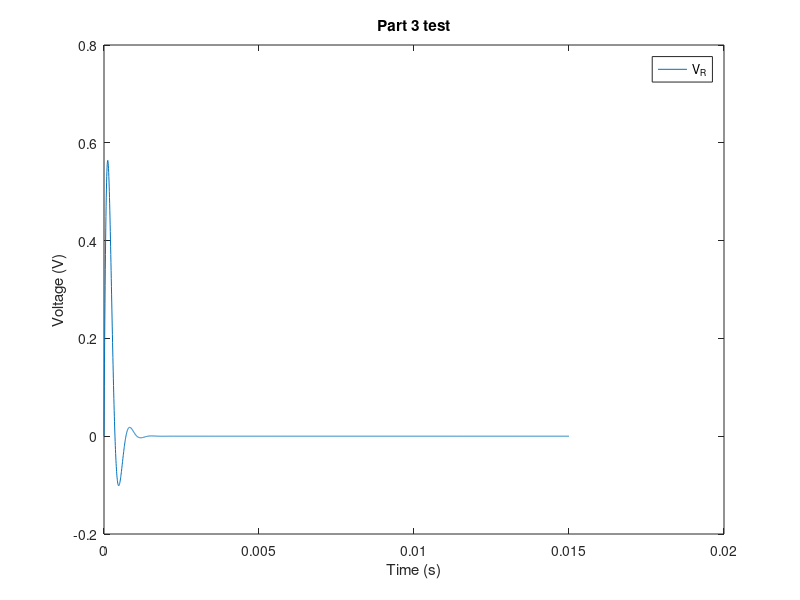

Recreate this plot in MATLAB. (Note: this script raises an error after producing the figure.)
%% Part 3 RLC Circuit Simulation.
R = 100;% Resistance
C = 1e-6;% Capacitance
L = 10e-3;% Inductance
t0= 0; %Start Time in seconds 
tf= 0.015; %End Time in seconds
h = 1/(192e3);% time step in seconds
V_in_0 = 1; 
V_C_0 = 0;
I_L_0 = 0;


% Time Series for the circuit elements
t = linspace(t0,tf,((tf-t0)/h) +1);
V_in = V_in_0*ones(1,length(t)) ; % input voltage source
V_C = zeros(1, length(t));
I_L = zeros(1, length(t));
V_C(1,1) = V_C_0;
I_L(1,1) = I_L_0;

%State Vector
x = [V_C; I_L];
u = V_in; 

%Transmission matrix and vector

A = [1 (h/C); (-h/L) (1-(h*R/L))];
B = [0; (h/L)];


%% Model loop

for j = 2:length(t)
    x(:,j) = A*x(:,j-1) + B*u(1, j-1);
end

V_R = R*x(2,:);

%% Plots

figure();
plot(t, V_R);
title('Part 3 test');
legend('V_R');
ylabel('Voltage (V)');
xlabel('Time (s)')

%% Exploring VR out with differnt values of RLC,

% using a decade function found online to genrate log scale component test
% values.

R_Values = decade(1,6,3);
L_Values = decade(-4, 1,3);
C_Values = decade(-9, -5,3);
V_R_values = zeros(length(R_Values)*length(L_Values)*length(C_Values), length(t));
V_R_labels = zeros(length(R_Values)*length(L_Values)*length(C_Values), 3);
index = 1;
for i = R_Values
   for j = L_Values
      for k = C_Values
        V_R_values(index,:) = simV_R(i,j,k,V_in,t); 
        V_R_labels(index,:) = [i j k];
        index = index +1;
      end
   end          
end


%%

testV = 500.*t.*exp(-2500.*t);




